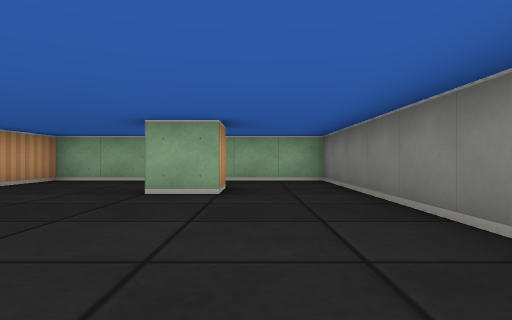
[1] (above)

16 first-person views from a walk through a cub3D level. The camera is about half as high as the walls, looks level and sees 75° across. The floor is counted in squares. Each view is taken from the middle of a square. On the plan, view 1 faces up. The plan holds only what a view shows up to about 9 squares ahead; the rest is blank.

[2]
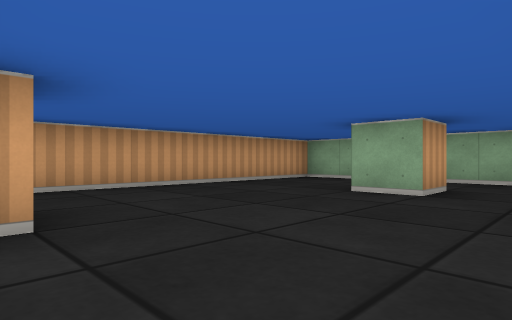

[3]
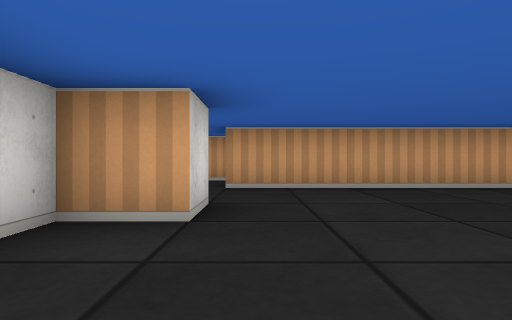

[4]
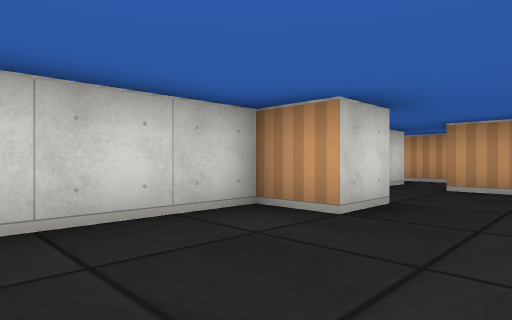

[5]
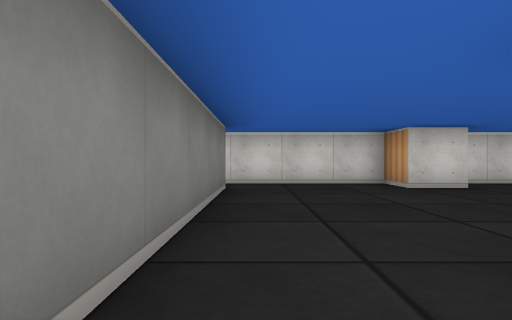

[6]
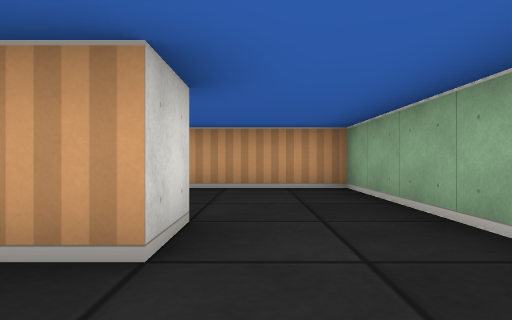

[7]
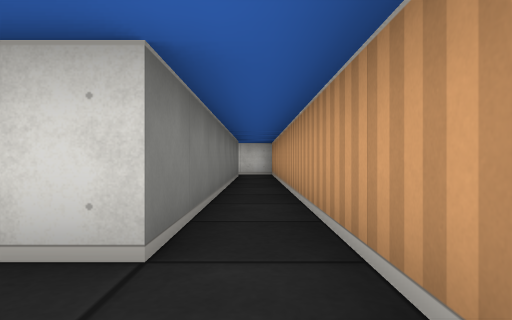

[8]
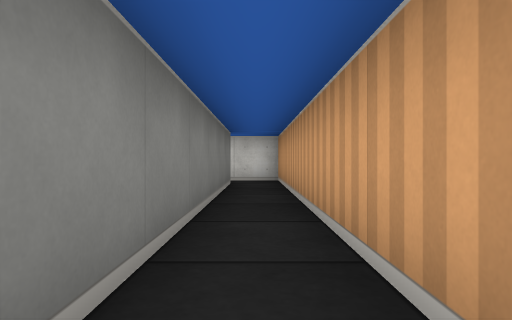

[9]
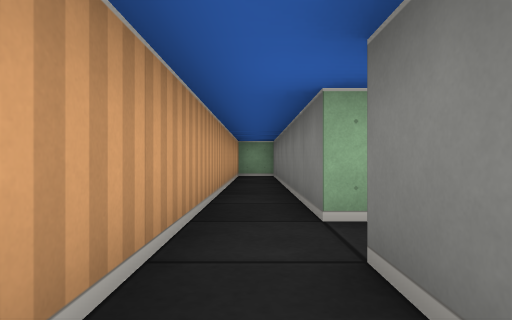

[10]
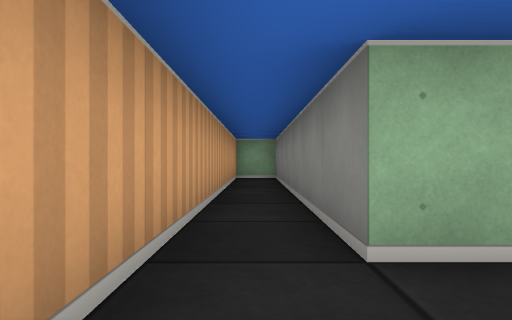

[11]
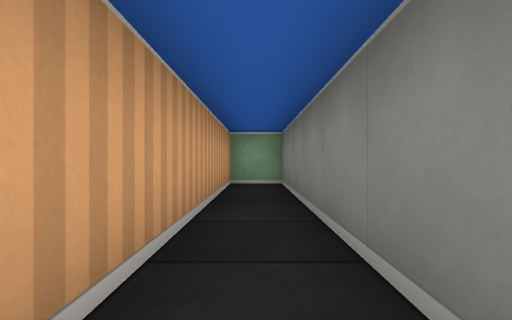

[12]
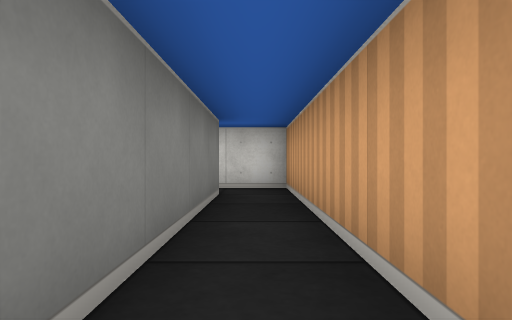

[13]
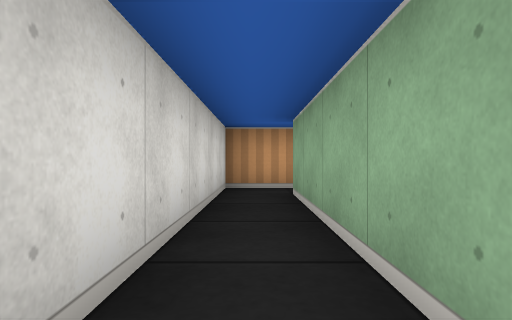

[14]
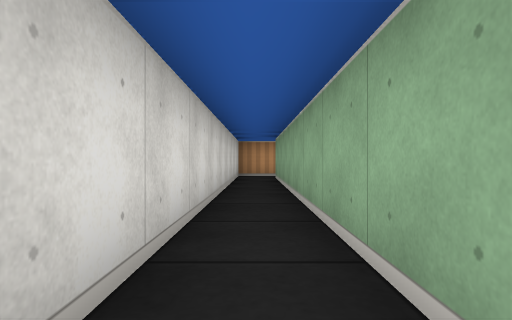

[15]
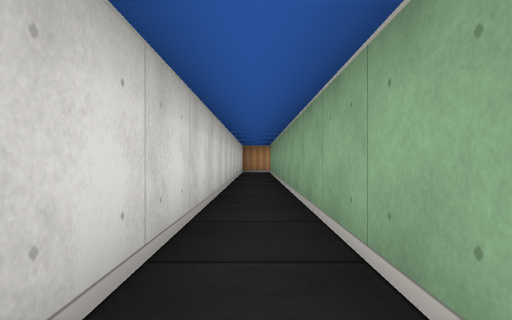

[16]
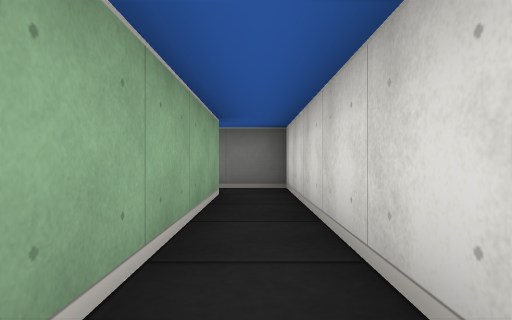

### Floor plan
Points are (right, up) in squares from view 1. A wall is a line through its corners. A room is listed if a view was taken in it or the views show most of it. See-through windows are left out.
Room 1 (views 1, 2, 3, 4, 5, 6)
walls: (-1.5, 5.5) (-0.5, 5.5) (-0.5, 4.5) (-1.5, 4.5); (-2.6, 0.5) (-1.5, 0.5) (-1.5, -0.5) (1.6, -0.5); (-4.8, 0.5) (-5.5, 0.5); (1.5, 0.5) (1.5, 7.5) (-4.5, 7.5) (-4.5, 0.5); (-5.5, -0.5) (-3.1, -0.5)
ways out: opening at (-5, 0) to room 2
Room 2 (views 7, 8, 9, 10, 11, 12, 13, 14, 15, 16)
walls: (-5.5, 0.5) (-5.5, 7.5) (-6.5, 7.5) (-6.5, -9.5) (7.5, -9.5); (7.5, -8.5) (-5.5, -8.5) (-5.5, -0.5)
ways out: opening at (-5, 0) to room 1; opening at (8, -9)

Where each view was taken, in squares from view 1:
view 1: 0 up, 0 right, facing up
view 2: 0 up, 1 right, facing up-left
view 3: 1 up, 1 right, facing left
view 4: 2 up, 1 right, facing down-left
view 5: 6 up, 1 right, facing down
view 6: 6 up, 1 right, facing left
view 7: 1 up, 6 left, facing down
view 8: 2 down, 6 left, facing down
view 9: 2 down, 6 left, facing up
view 10: 1 down, 6 left, facing up
view 11: 1 up, 6 left, facing up
view 12: 4 down, 6 left, facing down
view 13: 9 down, 1 left, facing left
view 14: 9 down, 3 right, facing left
view 15: 9 down, 6 right, facing left
view 16: 9 down, 3 right, facing right
